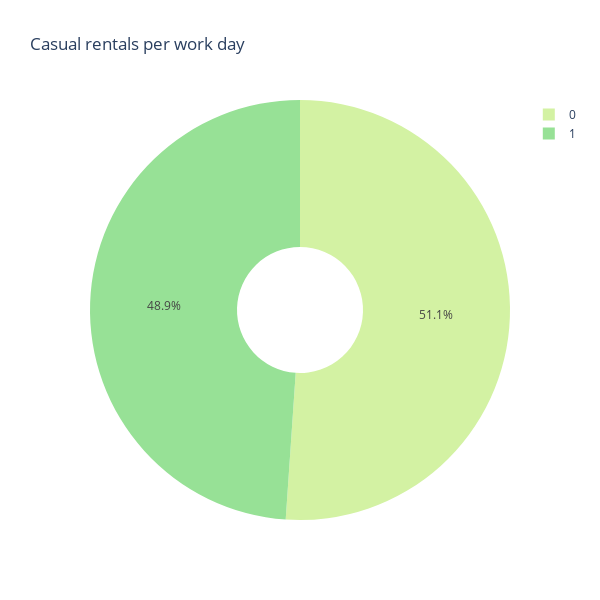

The cell this chart's notebook holds for it:
### Code cell
df_workday_casual = hour_df.groupby(['work_day']).agg({'casual': 'sum'}).reset_index()
df_workday_casual.rename(columns={'casual': 'casual_sum'}, inplace=True)

fig = px.pie(df_workday_casual, values='casual_sum', names='work_day', title='Casual rentals per work day', hole=0.3, color_discrete_sequence=px.colors.sequential.Emrld)
fig.update_layout(height=600, width=600)
fig.show()

### Figure 1 — Plotly figure (JSON) as saved in the notebook; plotly's stock layout.template omitted (floating-point values rounded to 4 significant figures)
{"data": [{"domain": {"x": [0, 1], "y": [0, 1]}, "hole": 0.3, "hovertemplate": "work_day=%{label}<br>casual_sum=%{value}<extra></extra>", "labels": [0, 1], "legendgroup": "", "name": "", "showlegend": true, "type": "pie", "values": [316732, 303285]}], "layout": {"height": 600, "legend": {"tracegroupgap": 0}, "piecolorway": ["rgb(211, 242, 163)", "rgb(151, 225, 150)", "rgb(108, 192, 139)", "rgb(76, 155, 130)", "rgb(33, 122, 121)", "rgb(16, 89, 101)", "rgb(7, 64, 80)"], "title": {"text": "Casual rentals per work day"}, "width": 600}}
